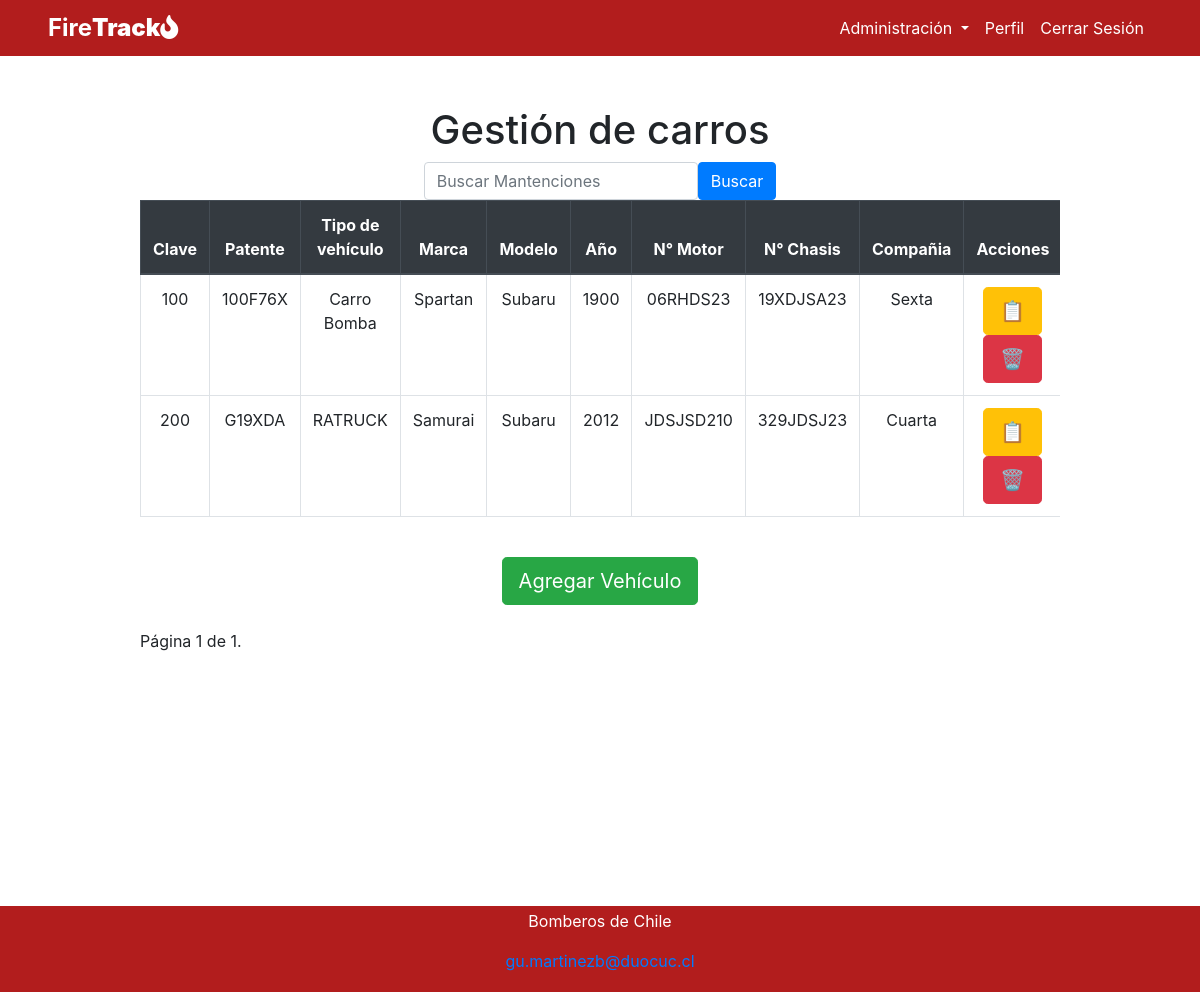
Screenshot of /gestion_vehiculos/ (signed in) with the database file from the repository.
### app_bomberos/models.py (models this page shows, shortened)
class AutoBombero(models.Model):
    clave = models.CharField(max_length=20,default="Desconocido")
    patente = models.CharField(max_length=20,default="Desconocido")
    tipo_vehiculo = models.CharField(max_length=50, default="Desconocido")
    marca = models.CharField(max_length=50, default="Desconocido")
    modelo = models.CharField(max_length=50)
    año = models.IntegerField(validators=[MinValueValidator(1900)], default=1900)
    nro_motor = models.CharField(max_length=100, default="Sin especificar")
    nro_chasis = models.CharField(max_length=150, default="Sin especificar")
    compania = models.ForeignKey(Compañia, on_delete=models.SET_NULL, null=True)
    imagen = models.ImageField(upload_to="imgprod", null=True)

class Compañia(models.Model):
    nombre_compania = models.CharField(max_length=100)
    direccion = models.CharField(max_length=200)
    def __str__(self):
        return self.nombre_compania

### app_bomberos/views.py (the view, shortened to what this page needs)
# urls.py: path('gestion_vehiculos/',views.gestion_vehiculos,name="gestion_vehiculos"),
@login_required
def gestion_vehiculos(request):
    obtener = AutoBombero.objects.all()
    query = request.GET.get('q')  # Obtener el término de búsqueda del request
    paginator = Paginator(obtener, 10)  # Divide los resultados en páginas, 10 registros por página
    page = request.GET.get('page')
    obtener = paginator.get_page(page)
    return render(request, 'app_bomberos/gestion_vehiculos.html', {
        'obtener': obtener
    })

### app_bomberos/templates/app_bomberos/gestion_vehiculos.html (shortened to what this page needs)
{% extends "app_bomberos/base.html" %}
{% load static %}
{% block content %}
{% if user.is_authenticated and user.is_superuser%}
<div class="container">
    <div class="row justify-content-center">
      <div class="col-md-10">
        <h1 style="text-align: center;">Gestión de carros</h1>
            <form method="get" action="{% url 'gestion_vehiculos' %}" class="form-inline d-flex justify-content-center">
                <input type="text" name="q" class="form-control" placeholder="Buscar Mantenciones">
                <button type="submit" class="btn btn-primary">Buscar</button>
            </form>
        <div class="table-responsive">
          <table class="table table-bordered">
            <thead class="thead-dark">
              <tr>
                <th>Clave</th>
                <th>Patente</th>
                <th>Tipo de vehículo</th>
                <th>Marca</th>
                <th>Modelo</th>
                <th>Año</th>
                <th>N° Motor</th>
                <th>N° Chasis</th>
                <th>Compañia</th>
                <th>Acciones</th>
              </tr>
            </thead>
            <tbody>
              {% for v in obtener %}
              <tr>
                <td>{{ v.clave }}</td>
                <td>{{ v.patente }}</td>
                <td>{{ v.tipo_vehiculo }}</td>
                <td>{{ v.marca }}</td>
                <td>{{ v.modelo }}</td>
                <td>{{ v.año }}</td>
                <td>{{ v.nro_motor }}</td>
                <td>{{ v.nro_chasis }}</td>
                <td>{{ v.compania }}</td>
                <td>
                  <a role="button" class="btn btn-warning btn-lg" href="{% url 'update_vehiculo' v.id %}">📋</a>
                  <a role="button" class="btn btn-danger btn-lg text-white" onclick="AlertaEliminar({{v.id}})">🗑</a>
                </td>
              </tr>
              {% endfor %}
            </tbody>
          </table>
        </div>
        <br>
        <div style="text-align: center;">
          <a role="button" class="btn btn-success btn-lg" href="{% url 'add_vehiculo' %}">Agregar Vehículo</a>
        </div>
        <br>
    <div class="pagination">
      <span class="step-links">
          <span class="current-page">
              Página {{ obtener.number }} de {{ obtener.paginator.num_pages }}.
          </span>
      </span>
  </div>
      </div>
    </div>
  </div>
{% else %}
  <script>
    window.location.href="/"
  </script>
{% endif %}
{% endblock %}

### rows the page displays
AutoBombero: clave "100", patente "100F76X", tipo_vehiculo "Carro Bomba", marca "Spartan", modelo "Subaru", año "1900", nro_motor "06RHDS23", nro_chasis "19XDJSA23", compania "Sexta"
AutoBombero: clave "200", patente "G19XDA", tipo_vehiculo "RATRUCK", marca "Samurai", modelo "Subaru", año "2012", nro_motor "JDSJSD210", nro_chasis "329JDSJ23", compania "Cuarta"

### other values shown
{{ obtener.number }} "1"
{{ obtener.paginator.num_pages }} "1"
